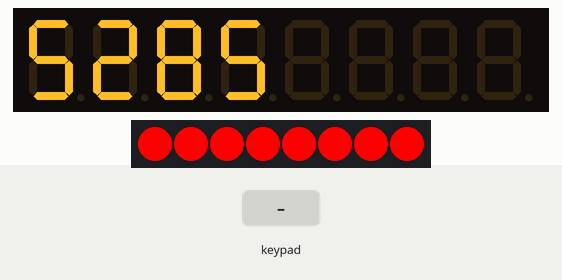
The sketch below on a simulated Arduino Uno, built with avr-gcc and run on an emulated ATmega328P. Parts: 8-digit seven-segment display, 8 RGB LEDs in strip order, left to right. The inputs (shaded band) are chosen by the test bench.

Above: at 1.2 s.
1.3 s: key '1' pressed
At 2.0 s:
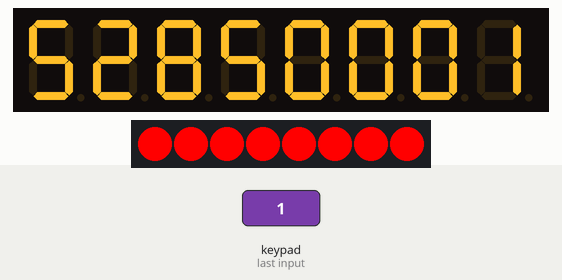
2.8 s: keypad keys 1 2 pressed 0.4 s apart
At 3.0 s:
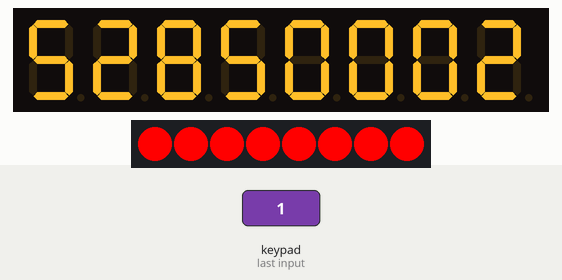
Timing chart, 0 to 5.8 s (numbered marks = the images above; inputs shaded):
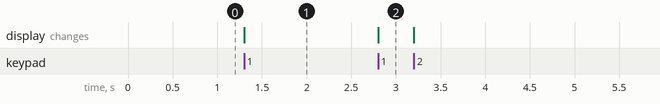

The sketch:

riddle.ino
```cpp
#include <string>
#include <TM1638plus.h>

#define TM_STROBE 4
#define TM_CLOCK 6
#define TM_DIO 7

TM1638plus tm(TM_STROBE, TM_CLOCK, TM_DIO);

const int NUM_1 = 5;
const int NUM_2 = 8;

const int BTN_1_PRESSES = 2;
const int BTN_2_PRESSES = 5;

int leftDisplay = std::stoi(
  std::to_string(NUM_1) +
  std::to_string(BTN_1_PRESSES) +
  std::to_string(NUM_2) +
  std::to_string(BTN_2_PRESSES)
);

int stage = 0;

int lastBtn = -1;
int consecutiveBtnPressed = 1;

void setup() {
  Serial.begin(9600);

  tm.displayBegin();
  tm.displayIntNum(leftDisplay, false, TMAlignTextLeft);

  tm.setLEDs(0b1111111100000000);
}

void loop() {
  // for (int i=0; i<8; i++) {
  //   Serial.print(i);
  //   Serial.print(":");
  //   Serial.print(isButtonPressed(i));
  //   Serial.print(", ");
  // }
  // Serial.println();

  int btn = getPressedBtn();
  if (btn == -1) return;

  if (btn == lastBtn) {
    consecutiveBtnPressed++;
  } else {
    lastBtn = btn;
    consecutiveBtnPressed = 1;
  }

  tm.DisplayDecNumNibble(leftDisplay, consecutiveBtnPressed);

  int num = stage == 0 ? NUM_1 : NUM_2;
  int btnPresses = stage == 0 ? BTN_1_PRESSES : BTN_2_PRESSES;
  if (consecutiveBtnPressed == btnPresses && btn == num - 1) {
    consecutiveBtnPressed = 0;
    tm.DisplayDecNumNibble(leftDisplay, consecutiveBtnPressed);

    stage++;

    if (stage == 1) {
      tm.setLEDs(0b1111000000000000);
    } else {
      tm.setLEDs(0b0000000000000000);
    }
  }

  delay(250);
}

int getPressedBtn() {
  uint8_t buttons = tm.readButtons();
  for (int i = 0; i < 8; i++) {
    if ((buttons >> i)  & 0x01) {
      return i;
    }
  }

  return -1;
}
  
```

Measured:
- after the input at 1.3 s, the display: changes at once (image 1)
- after the input at 2.8 s, the display: changes at once (image 2)
